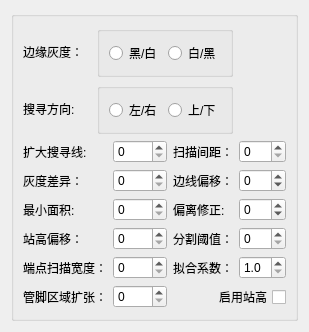
        <widget class="QWidget" name="tab_4">
         <attribute name="title">
          <string>右边</string>
         </attribute>
         <layout class="QGridLayout" name="gridLayout_11">
          <item row="0" column="0">
           <widget class="QGroupBox" name="groupBox_15">
            <property name="title">
             <string/>
            </property>
            <layout class="QGridLayout" name="gridLayout_4">
             <item row="0" column="0" colspan="3">
              <layout class="QHBoxLayout" name="horizontalLayout_20">
               <item>
                <widget class="QLabel" name="label_50">
                 <property name="text">
                  <string>边缘灰度：</string>
                 </property>
                </widget>
               </item>
               <item>
                <widget class="QGroupBox" name="groupBox_16">
                 <property name="title">
                  <string/>
                 </property>
                 <layout class="QHBoxLayout" name="horizontalLayout_9">
                  <item>
                   <widget class="QRadioButton" name="rb_blackToWhite_3">
                    <property name="text">
                     <string>黑/白</string>
                    </property>
                   </widget>
                  </item>
                  <item>
                   <widget class="QRadioButton" name="rb_whiteToBlack_3">
                    <property name="text">
                     <string>白/黑</string>
                    </property>
                   </widget>
                  </item>
                 </layout>
                </widget>
               </item>
              </layout>
             </item>
             <item row="2" column="2">
              <widget class="QLabel" name="label_47">
               <property name="text">
                <string>扫描间距：</string>
               </property>
              </widget>
             </item>
             <item row="2" column="3">
              <widget class="QSpinBox" name="sp_searchLineGap_3">
               <property name="buttonSymbols">
                <enum>QAbstractSpinBox::UpDownArrows</enum>
               </property>
              </widget>
             </item>
             <item row="2" column="1">
              <widget class="QSpinBox" name="sp_extendSearchLine_3">
               <property name="buttonSymbols">
                <enum>QAbstractSpinBox::UpDownArrows</enum>
               </property>
               <property name="maximum">
                <number>200</number>
               </property>
              </widget>
             </item>
             <item row="2" column="0">
              <widget class="QLabel" name="label_48">
               <property name="text">
                <string>扩大搜寻线:</string>
               </property>
              </widget>
             </item>
             <item row="1" column="0" colspan="3">
              <layout class="QHBoxLayout" name="horizontalLayout_19">
               <item>
                <widget class="QLabel" name="label_44">
                 <property name="text">
                  <string>搜寻方向:</string>
                 </property>
                </widget>
               </item>
               <item>
                <widget class="QGroupBox" name="groupBox_18">
                 <property name="title">
                  <string/>
                 </property>
                 <layout class="QHBoxLayout" name="horizontalLayout_18">
                  <item>
                   <widget class="QRadioButton" name="rb_LfToRt_3">
                    <property name="text">
                     <string>左/右</string>
                    </property>
                   </widget>
                  </item>
                  <item>
                   <widget class="QRadioButton" name="rb_UpToDw_3">
                    <property name="text">
                     <string>上/下</string>
                    </property>
                   </widget>
                  </item>
                 </layout>
                </widget>
               </item>
              </layout>
             </item>
             <item row="3" column="2">
              <widget class="QLabel" name="label_45">
               <property name="text">
                <string>边线偏移：</string>
               </property>
              </widget>
             </item>
             <item row="3" column="1">
              <widget class="QSpinBox" name="sp_minGrayDiff_3">
               <property name="buttonSymbols">
                <enum>QAbstractSpinBox::UpDownArrows</enum>
               </property>
               <property name="maximum">
                <number>255</number>
               </property>
              </widget>
             </item>
             <item row="3" column="3">
              <widget class="QSpinBox" name="sp_lineOffset_3">
               <property name="buttonSymbols">
                <enum>QAbstractSpinBox::UpDownArrows</enum>
               </property>
               <property name="minimum">
                <number>-99</number>
               </property>
              </widget>
             </item>
             <item row="3" column="0">
              <widget class="QLabel" name="label_49">
               <property name="text">
                <string>灰度差异：</string>
               </property>
              </widget>
             </item>
             <item row="4" column="0">
              <widget class="QLabel" name="label_38">
               <property name="text">
                <string>最小面积:</string>
               </property>
              </widget>
             </item>
             <item row="4" column="3">
              <widget class="QSpinBox" name="sp_offsetPlus_3">
               <property name="minimum">
                <number>-99</number>
               </property>
              </widget>
             </item>
             <item row="5" column="0">
              <widget class="QLabel" name="label_52">
               <property name="text">
                <string>站高偏移：</string>
               </property>
              </widget>
             </item>
             <item row="4" column="1">
              <widget class="QSpinBox" name="sp_minArea_3">
               <property name="buttonSymbols">
                <enum>QAbstractSpinBox::UpDownArrows</enum>
               </property>
               <property name="maximum">
                <number>9000</number>
               </property>
              </widget>
             </item>
             <item row="4" column="2">
              <widget class="QLabel" name="label_7">
               <property name="text">
                <string>偏离修正:</string>
               </property>
              </widget>
             </item>
             <item row="5" column="1">
              <widget class="QSpinBox" name="sp_standoffOffset_3">
               <property name="buttonSymbols">
                <enum>QAbstractSpinBox::UpDownArrows</enum>
               </property>
               <property name="minimum">
                <number>0</number>
               </property>
              </widget>
             </item>
             <item row="5" column="3">
              <widget class="QSpinBox" name="sp_grayval_3">
               <property name="buttonSymbols">
                <enum>QAbstractSpinBox::UpDownArrows</enum>
               </property>
               <property name="maximum">
                <number>255</number>
               </property>
              </widget>
             </item>
             <item row="6" column="0">
              <widget class="QLabel" name="label_56">
               <property name="text">
                <string>端点扫描宽度：</string>
               </property>
              </widget>
             </item>
             <item row="5" column="2">
              <widget class="QLabel" name="label_12">
               <property name="text">
                <string>分割阈值：</string>
               </property>
              </widget>
             </item>
             <item row="6" column="3">
              <widget class="QDoubleSpinBox" name="dsp_factor_3">
               <property name="decimals">
                <number>1</number>
               </property>
               <property name="minimum">
                <double>1.000000000000000</double>
               </property>
               <property name="maximum">
                <double>3.000000000000000</double>
               </property>
               <property name="singleStep">
                <double>0.500000000000000</double>
               </property>
              </widget>
             </item>
             <item row="6" column="1">
              <widget class="QSpinBox" name="sp_edgeSearchWidth_3">
               <property name="buttonSymbols">
                <enum>QAbstractSpinBox::UpDownArrows</enum>
               </property>
               <property name="minimum">
                <number>0</number>
               </property>
               <property name="maximum">
                <number>500</number>
               </property>
              </widget>
             </item>
             <item row="6" column="2">
              <widget class="QLabel" name="label_17">
               <property name="text">
                <string>拟合系数：</string>
               </property>
              </widget>
             </item>
             <item row="7" column="0">
              <widget class="QLabel" name="label_64">
               <property name="text">
                <string>管脚区域扩张：</string>
               </property>
              </widget>
             </item>
             <item row="7" column="1">
              <widget class="QSpinBox" name="sp_pinSearchWidth_3">
               <property name="buttonSymbols">
                <enum>QAbstractSpinBox::UpDownArrows</enum>
               </property>
               <property name="minimum">
                <number>0</number>
               </property>
               <property name="maximum">
                <number>100</number>
               </property>
              </widget>
             </item>
             <item row="7" column="2" colspan="2">
              <widget class="QCheckBox" name="cb_UseStandOff_3">
               <property name="layoutDirection">
                <enum>Qt::RightToLeft</enum>
               </property>
               <property name="text">
                <string>启用站高</string>
               </property>
              </widget>
             </item>
            </layout>
           </widget>
          </item>
         </layout>
        </widget>
